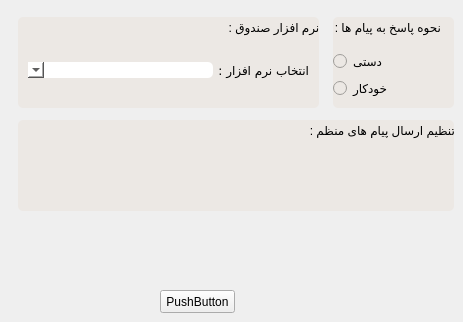
      <widget class="QWidget" name="page_setting">
       <widget class="QGroupBox" name="inq_ans_groupBox">
        <property name="geometry">
         <rect>
          <x>333</x>
          <y>17</y>
          <width>121</width>
          <height>91</height>
         </rect>
        </property>
        <property name="styleSheet">
         <string notr="true">border-radius:5px;
background-color:rgb(236, 232, 228);
font: 9pt &quot;IRANSans&quot;;</string>
        </property>
        <property name="title">
         <string>: نحوه پاسخ به پیام ها </string>
        </property>
        <layout class="QVBoxLayout" name="verticalLayout_2">
         <property name="spacing">
          <number>0</number>
         </property>
         <property name="leftMargin">
          <number>0</number>
         </property>
         <property name="topMargin">
          <number>25</number>
         </property>
         <property name="rightMargin">
          <number>25</number>
         </property>
         <property name="bottomMargin">
          <number>0</number>
         </property>
         <item>
          <widget class="QRadioButton" name="radioButton">
           <property name="text">
            <string>دستی</string>
           </property>
          </widget>
         </item>
         <item>
          <widget class="QRadioButton" name="radioButton_2">
           <property name="text">
            <string>خودکار</string>
           </property>
          </widget>
         </item>
        </layout>
       </widget>
       <widget class="QGroupBox" name="groupBox_select_software">
        <property name="geometry">
         <rect>
          <x>18</x>
          <y>17</y>
          <width>301</width>
          <height>91</height>
         </rect>
        </property>
        <property name="minimumSize">
         <size>
          <width>301</width>
          <height>91</height>
         </size>
        </property>
        <property name="layoutDirection">
         <enum>Qt::RightToLeft</enum>
        </property>
        <property name="styleSheet">
         <string notr="true">border-radius:5px;
background-color:rgb(236, 232, 228);
font: 9pt &quot;IRANSans&quot;;</string>
        </property>
        <property name="title">
         <string>: نرم افزار صندوق</string>
        </property>
        <layout class="QHBoxLayout" name="horizontalLayout">
         <property name="spacing">
          <number>0</number>
         </property>
         <property name="leftMargin">
          <number>10</number>
         </property>
         <property name="topMargin">
          <number>25</number>
         </property>
         <property name="rightMargin">
          <number>10</number>
         </property>
         <property name="bottomMargin">
          <number>10</number>
         </property>
         <item>
          <widget class="QLabel" name="label_4">
           <property name="font">
            <font>
             <family>IRANSans</family>
             <pointsize>9</pointsize>
             <weight>50</weight>
             <italic>false</italic>
             <bold>false</bold>
            </font>
           </property>
           <property name="text">
            <string>انتخاب نرم افزار :</string>
           </property>
          </widget>
         </item>
         <item>
          <widget class="QComboBox" name="comboBox_softwares">
           <property name="minimumSize">
            <size>
             <width>185</width>
             <height>0</height>
            </size>
           </property>
           <property name="layoutDirection">
            <enum>Qt::RightToLeft</enum>
           </property>
           <property name="styleSheet">
            <string notr="true">background-color:white;
font: 10pt &quot;IRANSans&quot;;
border-radius: 5px;
</string>
           </property>
           <property name="duplicatesEnabled">
            <bool>false</bool>
           </property>
          </widget>
         </item>
        </layout>
       </widget>
       <widget class="QGroupBox" name="groupBox_select_software_2">
        <property name="geometry">
         <rect>
          <x>18</x>
          <y>120</y>
          <width>436</width>
          <height>91</height>
         </rect>
        </property>
        <property name="minimumSize">
         <size>
          <width>436</width>
          <height>91</height>
         </size>
        </property>
        <property name="layoutDirection">
         <enum>Qt::RightToLeft</enum>
        </property>
        <property name="styleSheet">
         <string notr="true">border-radius:5px;
background-color:rgb(236, 232, 228);
font: 9pt &quot;IRANSans&quot;;</string>
        </property>
        <property name="title">
         <string>: تنظیم ارسال پیام های منظم </string>
        </property>
        <layout class="QHBoxLayout" name="horizontalLayout_2">
         <property name="spacing">
          <number>0</number>
         </property>
         <property name="leftMargin">
          <number>10</number>
         </property>
         <property name="topMargin">
          <number>25</number>
         </property>
         <property name="rightMargin">
          <number>10</number>
         </property>
         <property name="bottomMargin">
          <number>10</number>
         </property>
        </layout>
       </widget>
       <widget class="QPushButton" name="pushButton">
        <property name="geometry">
         <rect>
          <x>160</x>
          <y>290</y>
          <width>75</width>
          <height>23</height>
         </rect>
        </property>
        <property name="text">
         <string>PushButton</string>
        </property>
        <property name="checkable">
         <bool>false</bool>
        </property>
        <property name="autoExclusive">
         <bool>true</bool>
        </property>
       </widget>
       <zorder>groupBox_select_software</zorder>
       <zorder>inq_ans_groupBox</zorder>
       <zorder>groupBox_select_software_2</zorder>
       <zorder>pushButton</zorder>
      </widget>
